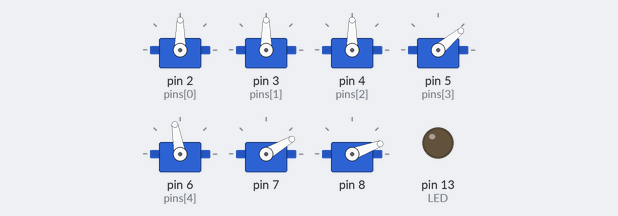
Bench run of a sketch on a simulated Arduino Uno, built with avr-gcc and run on an emulated ATmega328P. Shown: 7 × servo, output pins drawn as LEDs (lit = HIGH).

Above: at 0.65 s.
At 2.5 s:
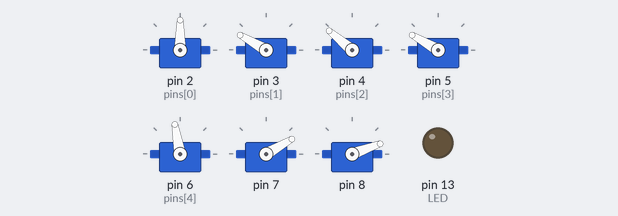
At 4.3 s:
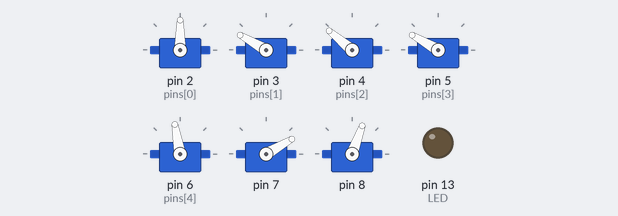
At 8.0 s:
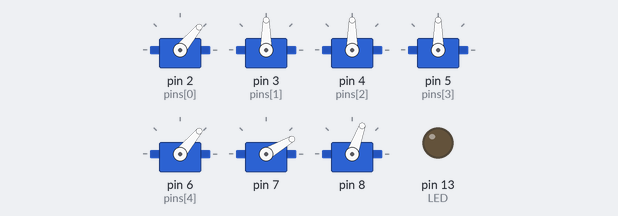
At 11.75 s:
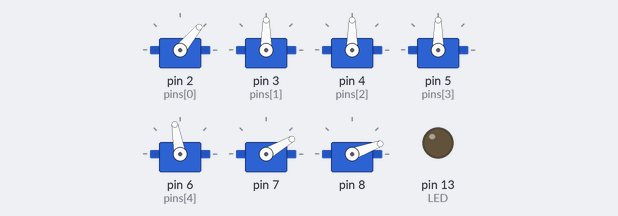
At 15.4 s:
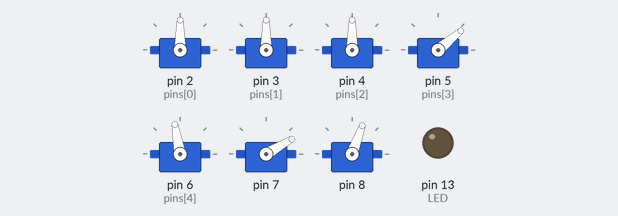
Timing chart, 0 to 19.9 s (numbered marks = the images above):
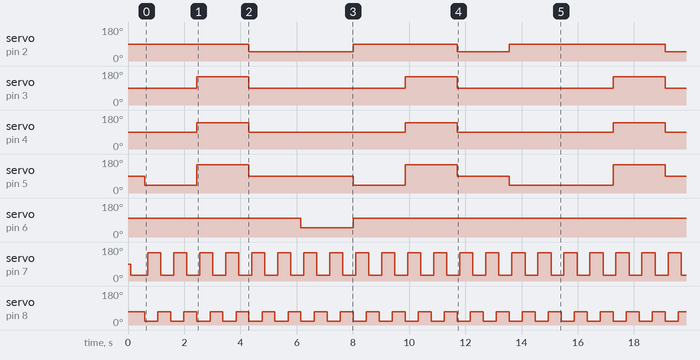

The sketch:

UkulelePlayer.ino
```cpp
#include <Servo.h>

#define SERVOS 5
#define WRIST_DELAY 100
#define HAND_DELAY 360

#define LED 13

Servo* motors[SERVOS] = {new Servo(), new Servo(), new Servo(), new Servo(), new Servo()};
Servo* hand = new Servo();
Servo* wrist = new Servo();

uint8_t pins[] = {2, 3, 4, 5, 6};

char chord_ids[] = {' ', 'C', 'G', 'a', 'F'};
uint8_t chords[][SERVOS] = { {90, 90, 90, 90, 100},
                             {90, 90, 90, 40, 100},
                             {90, 150, 140, 150, 100},
                             {50, 90, 90, 90, 100},
                             {50, 90, 90, 90, 50} };

/* transform chord (char) into number (uint) */
uint8_t transform(char chord)
{
    for (uint8_t i = 0; i < (sizeof(chord_ids)/sizeof(*chord_ids)); i++) {
        if (chord == chord_ids[i])
            return i;
    }
}

void play(char chord)
{
    uint8_t chord_id = transform(chord);

    for (uint8_t i = 0; i < (sizeof(motors)/sizeof(*motors)); i++)
        motors[i]->write(chords[chord_id][i]);
}

void move_hand(char dir)
{
    if (dir == 'u')
        hand->write(30);
    else if (dir == 'd')
        hand->write(150);
}

void wrist_on(void)
{
    wrist->write(20);
}

void wrist_off(void)
{
    wrist->write(70);
}

void led(void)
{
    digitalWrite(LED, HIGH);
    delay(5);
    digitalWrite(LED, LOW);
}

void strings(uint8_t count)
{
    for (uint8_t i = 0; i < count; i++) {
        wrist_on();
        delay(WRIST_DELAY);
        move_hand('d');
        led();
        delay(HAND_DELAY);
        wrist_off();
        delay(WRIST_DELAY);
        move_hand('u');
        delay(HAND_DELAY);
    }
}

void setup()
{
    for (uint8_t i = 0; i < (sizeof(motors)/sizeof(*motors)); i++)
        motors[i]->attach(pins[i]);

    pinMode(LED, OUTPUT);

    hand->attach(7);
    wrist->attach(8);

    /* reset servos to default position */
    play(' ');
    wrist_off();
    delay(WRIST_DELAY);
    move_hand('u');
    delay(500);
}

char chords_to_play[] = {'C', 'G', 'a', 'F', 'C', 'G', 'a', 'C'};
void loop()
{
    for (uint8_t i = 0; i < (sizeof(chords_to_play)/sizeof(*chords_to_play)); i++) {
        play(chords_to_play[i]);
        strings(2);
    }
}
```

Measured:
- by itself, servo on pin 2 (pins[0]): repeats every 14.8 s: 90° 3.7 s, 50° 1.9 s, 90° 5.6 s, 50° 3.7 s
- by itself, servo on pin 3 (pins[1]): alternates 150° for 1.9 s and 90° for 5.6 s
- by itself, servo on pin 4 (pins[2]): alternates 140° for 1.9 s and 90° for 5.6 s
- by itself, servo on pin 5 (pins[3]): repeats every 14.8 s: 150° 1.9 s, 90° 3.7 s, 40° 1.9 s, 150° 1.9 s, 90° 1.9 s, 40° 3.7 s
- by itself, servo on pin 6 (pins[4]): alternates 100° for 13.0 s and 50° for 1.9 s
- by itself, servo on pin 7: repeats every 0.93 s: 150° 0.47 s, 30° 0.46 s
- by itself, servo on pin 8: alternates 70° for 0.46 s and 20° for 0.47 s
